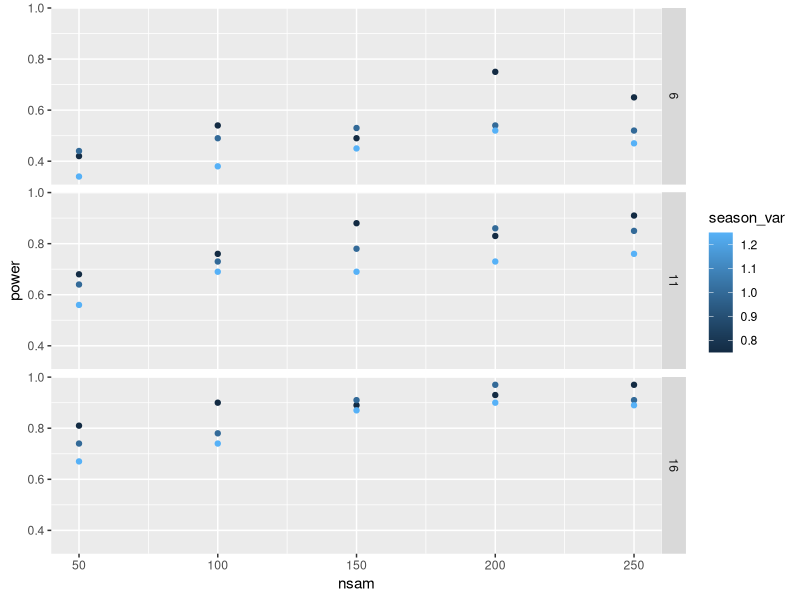

This figure's R source:
#results script

library(tidyverse)
library(ggplot2)

pwr_df <- read_csv("./data/power_df.csv")

hr_df <- pwr_df %>% 
  filter(hs==0.21, ls==0.06) 

ggplot( hr_df, aes(x = nsam, y = power, color=season_var)) +
  geom_point() + 
  facet_grid("sample_freq")
